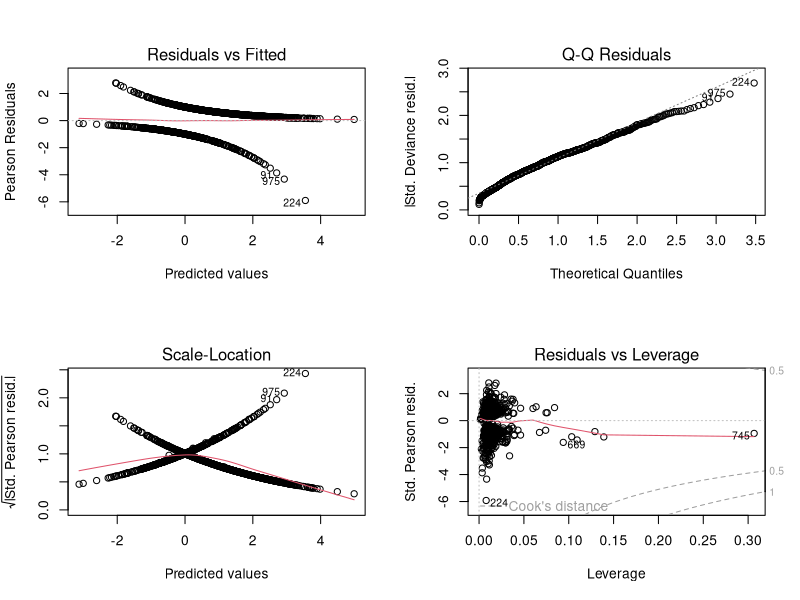

Here is the R script that generated this plot:
##Final Report

#read in the data
wine<-read.csv("wine_sample.csv", header=TRUE)
summary(wine[,-1])

#####Logistic model#####
summary(wine$quality)

# 3-5 are lower quality (0), 6-8 are upper quality (1)
quality_logi<-vector('numeric',1000)
quality_logi[wine$quality<=5]=0
quality_logi[wine$quality>5]=1

logistic_fit=glm(quality_logi~.-X-quality,data=wine,family=binomial(link="logit"))
summary(logistic_fit)
par(mfrow=c(2,2))
plot(logistic_fit)

reduced_model<-update(logistic_fit, .~.-citric.acid)
summary(reduced_model)
reduced_model2<-update(reduced_model, .~.-total.sulfur.dioxide)
summary(reduced_model2)
reduced_model3<-update(reduced_model2, .~.-pH)
summary(reduced_model3)
reduced_model4<-update(reduced_model3, .~.-fixed.acidity)
summary(reduced_model4)
reduced_model5<-update(reduced_model4, .~.-free.sulfur.dioxide)
summary(reduced_model5)
